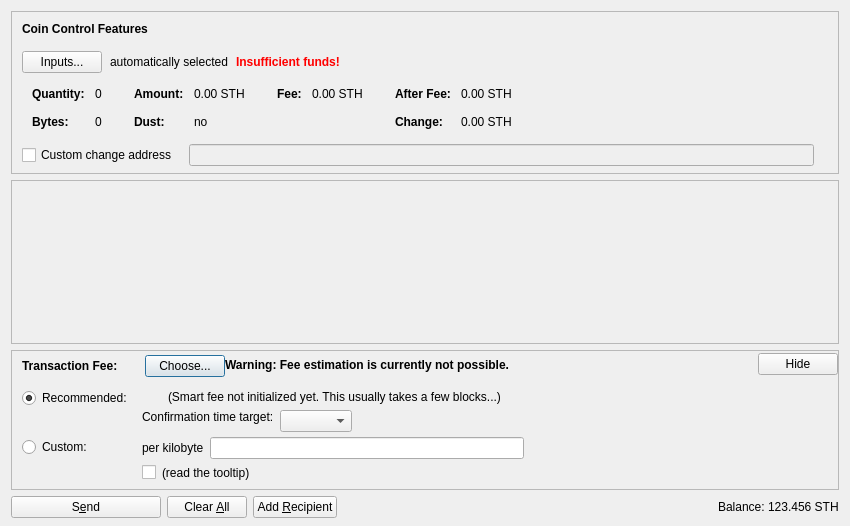
<?xml version="1.0" encoding="UTF-8"?>
<ui version="4.0">
 <class>SendCoinsDialog</class>
 <widget class="QDialog" name="SendCoinsDialog">
  <property name="geometry">
   <rect>
    <x>0</x>
    <y>0</y>
    <width>850</width>
    <height>526</height>
   </rect>
  </property>
  <property name="windowTitle">
   <string>Send Coins</string>
  </property>
  <layout class="QVBoxLayout" name="verticalLayout" stretch="0,1,0,0">
   <property name="bottomMargin">
    <number>8</number>
   </property>
   <item>
    <widget class="QFrame" name="frameCoinControl">
     <property name="sizePolicy">
      <sizepolicy hsizetype="Expanding" vsizetype="Expanding">
       <horstretch>0</horstretch>
       <verstretch>0</verstretch>
      </sizepolicy>
     </property>
     <property name="maximumSize">
      <size>
       <width>16777215</width>
       <height>16777215</height>
      </size>
     </property>
     <property name="frameShape">
      <enum>QFrame::StyledPanel</enum>
     </property>
     <property name="frameShadow">
      <enum>QFrame::Sunken</enum>
     </property>
     <layout class="QVBoxLayout" name="verticalLayoutCoinControl2">
      <property name="spacing">
       <number>0</number>
      </property>
      <property name="leftMargin">
       <number>0</number>
      </property>
      <property name="topMargin">
       <number>0</number>
      </property>
      <property name="rightMargin">
       <number>0</number>
      </property>
      <property name="bottomMargin">
       <number>6</number>
      </property>
      <item>
       <layout class="QVBoxLayout" name="verticalLayoutCoinControl" stretch="0,0,0,0,1">
        <property name="spacing">
         <number>0</number>
        </property>
        <property name="leftMargin">
         <number>10</number>
        </property>
        <property name="topMargin">
         <number>10</number>
        </property>
        <item>
         <layout class="QHBoxLayout" name="horizontalLayoutCoinControl1">
          <property name="bottomMargin">
           <number>15</number>
          </property>
          <item>
           <widget class="QLabel" name="labelCoinControlFeatures">
            <property name="sizePolicy">
             <sizepolicy hsizetype="Preferred" vsizetype="Maximum">
              <horstretch>0</horstretch>
              <verstretch>0</verstretch>
             </sizepolicy>
            </property>
            <property name="font">
             <font>
              <weight>75</weight>
              <bold>true</bold>
             </font>
            </property>
            <property name="styleSheet">
             <string notr="true">font-weight:bold;</string>
            </property>
            <property name="text">
             <string>Coin Control Features</string>
            </property>
           </widget>
          </item>
         </layout>
        </item>
        <item>
         <layout class="QHBoxLayout" name="horizontalLayoutCoinControl2" stretch="0,0,0,0">
          <property name="spacing">
           <number>8</number>
          </property>
          <property name="bottomMargin">
           <number>10</number>
          </property>
          <item>
           <widget class="QPushButton" name="pushButtonCoinControl">
            <property name="styleSheet">
             <string notr="true"/>
            </property>
            <property name="text">
             <string>Inputs...</string>
            </property>
            <property name="autoDefault">
             <bool>false</bool>
            </property>
           </widget>
          </item>
          <item>
           <widget class="QLabel" name="labelCoinControlAutomaticallySelected">
            <property name="text">
             <string>automatically selected</string>
            </property>
            <property name="margin">
             <number>5</number>
            </property>
           </widget>
          </item>
          <item>
           <widget class="QLabel" name="labelCoinControlInsuffFunds">
            <property name="font">
             <font>
              <weight>75</weight>
              <bold>true</bold>
             </font>
            </property>
            <property name="styleSheet">
             <string notr="true">color:red;font-weight:bold;</string>
            </property>
            <property name="text">
             <string>Insufficient funds!</string>
            </property>
            <property name="margin">
             <number>5</number>
            </property>
           </widget>
          </item>
          <item>
           <spacer name="horizontalSpacerCoinControl">
            <property name="orientation">
             <enum>Qt::Horizontal</enum>
            </property>
            <property name="sizeHint" stdset="0">
             <size>
              <width>40</width>
              <height>1</height>
             </size>
            </property>
           </spacer>
          </item>
         </layout>
        </item>
        <item>
         <widget class="QWidget" name="widgetCoinControl" native="true">
          <property name="sizePolicy">
           <sizepolicy hsizetype="Preferred" vsizetype="Preferred">
            <horstretch>0</horstretch>
            <verstretch>0</verstretch>
           </sizepolicy>
          </property>
          <property name="minimumSize">
           <size>
            <width>0</width>
            <height>0</height>
           </size>
          </property>
          <property name="styleSheet">
           <string notr="true"/>
          </property>
          <layout class="QHBoxLayout" name="horizontalLayoutCoinControl5">
           <property name="leftMargin">
            <number>0</number>
           </property>
           <property name="topMargin">
            <number>0</number>
           </property>
           <property name="rightMargin">
            <number>0</number>
           </property>
           <property name="bottomMargin">
            <number>0</number>
           </property>
           <item>
            <layout class="QHBoxLayout" name="horizontalLayoutCoinControl3" stretch="0,0,0,1">
             <property name="spacing">
              <number>20</number>
             </property>
             <property name="topMargin">
              <number>0</number>
             </property>
             <property name="bottomMargin">
              <number>10</number>
             </property>
             <item>
              <layout class="QFormLayout" name="formLayoutCoinControl1">
               <property name="horizontalSpacing">
                <number>10</number>
               </property>
               <property name="verticalSpacing">
                <number>14</number>
               </property>
               <property name="leftMargin">
                <number>10</number>
               </property>
               <property name="topMargin">
                <number>4</number>
               </property>
               <property name="rightMargin">
                <number>6</number>
               </property>
               <item row="0" column="0">
                <widget class="QLabel" name="labelCoinControlQuantityText">
                 <property name="font">
                  <font>
                   <weight>75</weight>
                   <bold>true</bold>
                  </font>
                 </property>
                 <property name="text">
                  <string>Quantity:</string>
                 </property>
                 <property name="margin">
                  <number>0</number>
                 </property>
                </widget>
               </item>
               <item row="0" column="1">
                <widget class="QLabel" name="labelCoinControlQuantity">
                 <property name="cursor">
                  <cursorShape>IBeamCursor</cursorShape>
                 </property>
                 <property name="contextMenuPolicy">
                  <enum>Qt::ActionsContextMenu</enum>
                 </property>
                 <property name="text">
                  <string notr="true">0</string>
                 </property>
                 <property name="margin">
                  <number>0</number>
                 </property>
                 <property name="textInteractionFlags">
                  <set>Qt::LinksAccessibleByMouse|Qt::TextSelectableByKeyboard|Qt::TextSelectableByMouse</set>
                 </property>
                </widget>
               </item>
               <item row="1" column="0">
                <widget class="QLabel" name="labelCoinControlBytesText">
                 <property name="font">
                  <font>
                   <weight>75</weight>
                   <bold>true</bold>
                  </font>
                 </property>
                 <property name="text">
                  <string>Bytes:</string>
                 </property>
                </widget>
               </item>
               <item row="1" column="1">
                <widget class="QLabel" name="labelCoinControlBytes">
                 <property name="cursor">
                  <cursorShape>IBeamCursor</cursorShape>
                 </property>
                 <property name="contextMenuPolicy">
                  <enum>Qt::ActionsContextMenu</enum>
                 </property>
                 <property name="text">
                  <string notr="true">0</string>
                 </property>
                 <property name="textInteractionFlags">
                  <set>Qt::LinksAccessibleByMouse|Qt::TextSelectableByKeyboard|Qt::TextSelectableByMouse</set>
                 </property>
                </widget>
               </item>
              </layout>
             </item>
             <item>
              <layout class="QFormLayout" name="formLayoutCoinControl2">
               <property name="horizontalSpacing">
                <number>10</number>
               </property>
               <property name="verticalSpacing">
                <number>14</number>
               </property>
               <property name="leftMargin">
                <number>6</number>
               </property>
               <property name="topMargin">
                <number>4</number>
               </property>
               <property name="rightMargin">
                <number>6</number>
               </property>
               <item row="0" column="0">
                <widget class="QLabel" name="labelCoinControlAmountText">
                 <property name="font">
                  <font>
                   <weight>75</weight>
                   <bold>true</bold>
                  </font>
                 </property>
                 <property name="text">
                  <string>Amount:</string>
                 </property>
                 <property name="margin">
                  <number>0</number>
                 </property>
                </widget>
               </item>
               <item row="0" column="1">
                <widget class="QLabel" name="labelCoinControlAmount">
                 <property name="cursor">
                  <cursorShape>IBeamCursor</cursorShape>
                 </property>
                 <property name="contextMenuPolicy">
                  <enum>Qt::ActionsContextMenu</enum>
                 </property>
                 <property name="text">
                  <string notr="true">0.00 STH</string>
                 </property>
                 <property name="textInteractionFlags">
                  <set>Qt::LinksAccessibleByMouse|Qt::TextSelectableByKeyboard|Qt::TextSelectableByMouse</set>
                 </property>
                </widget>
               </item>
               <item row="1" column="0">
                <widget class="QLabel" name="labelCoinControlLowOutputText">
                 <property name="font">
                  <font>
                   <weight>75</weight>
                   <bold>true</bold>
                  </font>
                 </property>
                 <property name="text">
                  <string>Dust:</string>
                 </property>
                </widget>
               </item>
               <item row="1" column="1">
                <widget class="QLabel" name="labelCoinControlLowOutput">
                 <property name="cursor">
                  <cursorShape>IBeamCursor</cursorShape>
                 </property>
                 <property name="contextMenuPolicy">
                  <enum>Qt::ActionsContextMenu</enum>
                 </property>
                 <property name="text">
                  <string notr="true">no</string>
                 </property>
                 <property name="textInteractionFlags">
                  <set>Qt::LinksAccessibleByMouse|Qt::TextSelectableByKeyboard|Qt::TextSelectableByMouse</set>
                 </property>
                </widget>
               </item>
              </layout>
             </item>
             <item>
              <layout class="QFormLayout" name="formLayoutCoinControl3">
               <property name="horizontalSpacing">
                <number>10</number>
               </property>
               <property name="verticalSpacing">
                <number>14</number>
               </property>
               <property name="leftMargin">
                <number>6</number>
               </property>
               <property name="topMargin">
                <number>4</number>
               </property>
               <property name="rightMargin">
                <number>6</number>
               </property>
               <item row="0" column="0">
                <widget class="QLabel" name="labelCoinControlFeeText">
                 <property name="font">
                  <font>
                   <weight>75</weight>
                   <bold>true</bold>
                  </font>
                 </property>
                 <property name="text">
                  <string>Fee:</string>
                 </property>
                 <property name="margin">
                  <number>0</number>
                 </property>
                </widget>
               </item>
               <item row="0" column="1">
                <widget class="QLabel" name="labelCoinControlFee">
                 <property name="cursor">
                  <cursorShape>IBeamCursor</cursorShape>
                 </property>
                 <property name="contextMenuPolicy">
                  <enum>Qt::ActionsContextMenu</enum>
                 </property>
                 <property name="text">
                  <string notr="true">0.00 STH</string>
                 </property>
                 <property name="textInteractionFlags">
                  <set>Qt::LinksAccessibleByMouse|Qt::TextSelectableByKeyboard|Qt::TextSelectableByMouse</set>
                 </property>
                </widget>
               </item>
              </layout>
             </item>
             <item>
              <layout class="QFormLayout" name="formLayoutCoinControl4">
               <property name="horizontalSpacing">
                <number>10</number>
               </property>
               <property name="verticalSpacing">
                <number>14</number>
               </property>
               <property name="leftMargin">
                <number>6</number>
               </property>
               <property name="topMargin">
                <number>4</number>
               </property>
               <property name="rightMargin">
                <number>6</number>
               </property>
               <item row="0" column="0">
                <widget class="QLabel" name="labelCoinControlAfterFeeText">
                 <property name="font">
                  <font>
                   <weight>75</weight>
                   <bold>true</bold>
                  </font>
                 </property>
                 <property name="text">
                  <string>After Fee:</string>
                 </property>
                 <property name="margin">
                  <number>0</number>
                 </property>
                </widget>
               </item>
               <item row="0" column="1">
                <widget class="QLabel" name="labelCoinControlAfterFee">
                 <property name="cursor">
                  <cursorShape>IBeamCursor</cursorShape>
                 </property>
                 <property name="contextMenuPolicy">
                  <enum>Qt::ActionsContextMenu</enum>
                 </property>
                 <property name="text">
                  <string notr="true">0.00 STH</string>
                 </property>
                 <property name="textInteractionFlags">
                  <set>Qt::LinksAccessibleByMouse|Qt::TextSelectableByKeyboard|Qt::TextSelectableByMouse</set>
                 </property>
                </widget>
               </item>
               <item row="1" column="0">
                <widget class="QLabel" name="labelCoinControlChangeText">
                 <property name="font">
                  <font>
                   <weight>75</weight>
                   <bold>true</bold>
                  </font>
                 </property>
                 <property name="text">
                  <string>Change:</string>
                 </property>
                </widget>
               </item>
               <item row="1" column="1">
                <widget class="QLabel" name="labelCoinControlChange">
                 <property name="cursor">
                  <cursorShape>IBeamCursor</cursorShape>
                 </property>
                 <property name="contextMenuPolicy">
                  <enum>Qt::ActionsContextMenu</enum>
                 </property>
                 <property name="text">
                  <string notr="true">0.00 STH</string>
                 </property>
                 <property name="textInteractionFlags">
                  <set>Qt::LinksAccessibleByMouse|Qt::TextSelectableByKeyboard|Qt::TextSelectableByMouse</set>
                 </property>
                </widget>
               </item>
              </layout>
             </item>
            </layout>
           </item>
          </layout>
         </widget>
        </item>
        <item>
         <layout class="QHBoxLayout" name="horizontalLayoutCoinControl4" stretch="0,0,0">
          <property name="spacing">
           <number>12</number>
          </property>
          <property name="sizeConstraint">
           <enum>QLayout::SetDefaultConstraint</enum>
          </property>
          <property name="topMargin">
           <number>5</number>
          </property>
          <property name="rightMargin">
           <number>5</number>
          </property>
          <item>
           <widget class="QCheckBox" name="checkBoxCoinControlChange">
            <property name="toolTip">
             <string>If this is activated, but the change address is empty or invalid, change will be sent to a newly generated address.</string>
            </property>
            <property name="text">
             <string>Custom change address</string>
            </property>
           </widget>
          </item>
          <item>
           <widget class="QValidatedLineEdit" name="lineEditCoinControlChange">
            <property name="enabled">
             <bool>false</bool>
            </property>
            <property name="sizePolicy">
             <sizepolicy hsizetype="Expanding" vsizetype="Fixed">
              <horstretch>0</horstretch>
              <verstretch>0</verstretch>
             </sizepolicy>
            </property>
           </widget>
          </item>
          <item>
           <widget class="QLabel" name="labelCoinControlChangeLabel">
            <property name="sizePolicy">
             <sizepolicy hsizetype="Preferred" vsizetype="Expanding">
              <horstretch>0</horstretch>
              <verstretch>0</verstretch>
             </sizepolicy>
            </property>
            <property name="minimumSize">
             <size>
              <width>0</width>
              <height>0</height>
             </size>
            </property>
            <property name="text">
             <string/>
            </property>
            <property name="margin">
             <number>3</number>
            </property>
           </widget>
          </item>
         </layout>
        </item>
        <item>
         <spacer name="verticalSpacerCoinControl">
          <property name="orientation">
           <enum>Qt::Vertical</enum>
          </property>
          <property name="sizeHint" stdset="0">
           <size>
            <width>800</width>
            <height>1</height>
           </size>
          </property>
         </spacer>
        </item>
       </layout>
      </item>
     </layout>
    </widget>
   </item>
   <item>
    <widget class="QScrollArea" name="scrollArea">
     <property name="widgetResizable">
      <bool>true</bool>
     </property>
     <widget class="QWidget" name="scrollAreaWidgetContents">
      <property name="geometry">
       <rect>
        <x>0</x>
        <y>0</y>
        <width>830</width>
        <height>104</height>
       </rect>
      </property>
      <layout class="QVBoxLayout" name="verticalLayout_2" stretch="0,1">
       <property name="leftMargin">
        <number>0</number>
       </property>
       <property name="topMargin">
        <number>0</number>
       </property>
       <property name="rightMargin">
        <number>0</number>
       </property>
       <property name="bottomMargin">
        <number>0</number>
       </property>
       <item>
        <layout class="QVBoxLayout" name="entries">
         <property name="spacing">
          <number>6</number>
         </property>
        </layout>
       </item>
       <item>
        <spacer name="verticalSpacer">
         <property name="orientation">
          <enum>Qt::Vertical</enum>
         </property>
         <property name="sizeHint" stdset="0">
          <size>
           <width>20</width>
           <height>40</height>
          </size>
         </property>
        </spacer>
       </item>
      </layout>
     </widget>
    </widget>
   </item>
   <item>
    <widget class="QFrame" name="frameFee">
     <property name="sizePolicy">
      <sizepolicy hsizetype="Expanding" vsizetype="Expanding">
       <horstretch>0</horstretch>
       <verstretch>0</verstretch>
      </sizepolicy>
     </property>
     <property name="maximumSize">
      <size>
       <width>16777215</width>
       <height>16777215</height>
      </size>
     </property>
     <property name="frameShape">
      <enum>QFrame::StyledPanel</enum>
     </property>
     <property name="frameShadow">
      <enum>QFrame::Sunken</enum>
     </property>
     <layout class="QVBoxLayout" name="verticalLayoutFee1">
      <property name="spacing">
       <number>0</number>
      </property>
      <property name="leftMargin">
       <number>0</number>
      </property>
      <property name="topMargin">
       <number>0</number>
      </property>
      <property name="rightMargin">
       <number>0</number>
      </property>
      <property name="bottomMargin">
       <number>0</number>
      </property>
      <item>
       <layout class="QVBoxLayout" name="verticalLayoutFee2" stretch="0,0,0">
        <property name="spacing">
         <number>0</number>
        </property>
        <property name="leftMargin">
         <number>10</number>
        </property>
        <property name="topMargin">
         <number>0</number>
        </property>
        <item>
         <layout class="QHBoxLayout" name="horizontalLayoutFee1">
          <property name="bottomMargin">
           <number>0</number>
          </property>
          <item>
           <layout class="QVBoxLayout" name="verticalLayoutFee7">
            <property name="spacing">
             <number>0</number>
            </property>
            <item>
             <spacer name="verticalSpacerSmartFee">
              <property name="orientation">
               <enum>Qt::Vertical</enum>
              </property>
              <property name="sizeType">
               <enum>QSizePolicy::Fixed</enum>
              </property>
              <property name="sizeHint" stdset="0">
               <size>
                <width>1</width>
                <height>4</height>
               </size>
              </property>
             </spacer>
            </item>
            <item>
             <layout class="QHBoxLayout" name="horizontalLayoutSmartFee">
              <property name="spacing">
               <number>10</number>
              </property>
              <item>
               <widget class="QLabel" name="labelFeeHeadline">
                <property name="sizePolicy">
                 <sizepolicy hsizetype="Preferred" vsizetype="Maximum">
                  <horstretch>0</horstretch>
                  <verstretch>0</verstretch>
                 </sizepolicy>
                </property>
                <property name="font">
                 <font>
                  <weight>75</weight>
                  <bold>true</bold>
                 </font>
                </property>
                <property name="styleSheet">
                 <string notr="true">font-weight:bold;</string>
                </property>
                <property name="text">
                 <string>Transaction Fee:</string>
                </property>
               </widget>
              </item>
              <item>
               <widget class="QLabel" name="labelFeeMinimized">
                <property name="text">
                 <string/>
                </property>
               </widget>
              </item>
              <item>
               <widget class="QPushButton" name="buttonChooseFee">
                <property name="text">
                 <string>Choose...</string>
                </property>
               </widget>
              </item>
             </layout>
            </item>
            <item>
             <spacer name="verticalSpacer_5">
              <property name="orientation">
               <enum>Qt::Vertical</enum>
              </property>
              <property name="sizeHint" stdset="0">
               <size>
                <width>1</width>
                <height>1</height>
               </size>
              </property>
             </spacer>
            </item>
           </layout>
          </item>
          <item>
           <widget class="QLabel" name="fallbackFeeWarningLabel">
            <property name="toolTip">
             <string>Using the fallbackfee can result in sending a transaction that will take several hours or days (or never) to confirm. Consider choosing your fee manually or wait until you have validated the complete chain.</string>
            </property>
            <property name="font">
            <font>
                <weight>75</weight>
                <bold>true</bold>
            </font>
            </property>
            <property name="text">
             <string>Warning: Fee estimation is currently not possible.</string>
            </property>
            <property name="wordWrap">
             <bool>false</bool>
            </property>
           </widget>
          </item>
          <item>
           <spacer name="horizontalSpacer_4">
            <property name="orientation">
             <enum>Qt::Horizontal</enum>
            </property>
            <property name="sizeType">
             <enum>QSizePolicy::MinimumExpanding</enum>
            </property>
            <property name="sizeHint" stdset="0">
             <size>
              <width>40</width>
              <height>20</height>
             </size>
            </property>
           </spacer>
          </item>
          <item>
           <widget class="QPushButton" name="buttonMinimizeFee">
            <property name="toolTip">
             <string>collapse fee-settings</string>
            </property>
            <property name="text">
             <string>Hide</string>
            </property>
           </widget>
          </item>
         </layout>
        </item>
        <item>
         <widget class="QFrame" name="frameFeeSelection">
          <layout class="QVBoxLayout" name="verticalLayoutFee12">
           <property name="spacing">
            <number>0</number>
           </property>
           <property name="leftMargin">
            <number>0</number>
           </property>
           <property name="topMargin">
            <number>0</number>
           </property>
           <property name="rightMargin">
            <number>0</number>
           </property>
           <property name="bottomMargin">
            <number>0</number>
           </property>
           <item>
            <layout class="QGridLayout" name="gridLayoutFee">
             <property name="topMargin">
              <number>10</number>
             </property>
             <property name="bottomMargin">
              <number>4</number>
             </property>
             <property name="horizontalSpacing">
              <number>10</number>
             </property>
             <property name="verticalSpacing">
              <number>4</number>
             </property>
             <item row="1" column="1">
              <layout class="QVBoxLayout" name="verticalLayoutFee8">
               <property name="spacing">
                <number>6</number>
               </property>
               <item>
                <layout class="QHBoxLayout" name="horizontalLayoutFee13">
                 <item>
                  <widget class="QLabel" name="labelCustomPerKilobyte">
                   <property name="toolTip">
                    <string>Specify a custom fee per kB (1,000 bytes) of the transaction's virtual size.

Note:  Since the fee is calculated on a per-byte basis, a fee of "100 satoshis per kB" for a transaction size of 500 bytes (half of 1 kB) would ultimately yield a fee of only 50 satoshis.</string>
                   </property>
                   <property name="text">
                    <string>per kilobyte</string>
                   </property>
                  </widget>
                 </item>
                 <item>
                  <widget class="BitcoinAmountField" name="customFee"/>
                 </item>
                 <item>
                  <spacer name="horizontalSpacer_6">
                   <property name="orientation">
                    <enum>Qt::Horizontal</enum>
                   </property>
                   <property name="sizeHint" stdset="0">
                    <size>
                     <width>1</width>
                     <height>1</height>
                    </size>
                   </property>
                  </spacer>
                 </item>
                </layout>
               </item>
               <item>
                <layout class="QHBoxLayout" name="horizontalLayoutFee8">
                 <item>
                  <widget class="QCheckBox" name="checkBoxMinimumFee">
                   <property name="toolTip">
                    <string>Paying only the minimum fee is just fine as long as there is less transaction volume than space in the blocks. But be aware that this can end up in a never confirming transaction once there is more demand for shieldcoin transactions than the network can process.</string>
                   </property>
                   <property name="text">
                    <string/>
                   </property>
                  </widget>
                 </item>
                 <item>
                  <widget class="QLabel" name="labelMinFeeWarning">
                   <property name="enabled">
                    <bool>true</bool>
                   </property>
                   <property name="toolTip">
                    <string>Paying only the minimum fee is just fine as long as there is less transaction volume than space in the blocks. But be aware that this can end up in a never confirming transaction once there is more demand for shieldcoin transactions than the network can process.</string>
                   </property>
                   <property name="text">
                    <string>(read the tooltip)</string>
                   </property>
                   <property name="margin">
                    <number>5</number>
                   </property>
                  </widget>
                 </item>
                 <item>
                  <spacer name="horizontalSpacer_2">
                   <property name="orientation">
                    <enum>Qt::Horizontal</enum>
                   </property>
                   <property name="sizeHint" stdset="0">
                    <size>
                     <width>1</width>
                     <height>1</height>
                    </size>
                   </property>
                  </spacer>
                 </item>
                </layout>
               </item>
              </layout>
             </item>
             <item row="0" column="0">
              <layout class="QVBoxLayout" name="verticalLayoutFee4" stretch="0,1">
               <item>
                <widget class="QRadioButton" name="radioSmartFee">
                 <property name="text">
                  <string>Recommended:</string>
                 </property>
                 <property name="checked">
                  <bool>true</bool>
                 </property>
                 <attribute name="buttonGroup">
                  <string notr="true">groupFee</string>
                 </attribute>
                </widget>
               </item>
               <item>
                <spacer name="verticalSpacer_2">
                 <property name="orientation">
                  <enum>Qt::Vertical</enum>
                 </property>
                 <property name="sizeHint" stdset="0">
                  <size>
                   <width>1</width>
                   <height>1</height>
                  </size>
                 </property>
                </spacer>
               </item>
              </layout>
             </item>
             <item row="1" column="0">
              <layout class="QVBoxLayout" name="verticalLayoutFee9" stretch="0,1">
               <item>
                <widget class="QRadioButton" name="radioCustomFee">
                 <property name="text">
                  <string>Custom:</string>
                 </property>
                 <attribute name="buttonGroup">
                  <string notr="true">groupFee</string>
                 </attribute>
                </widget>
               </item>
               <item>
                <spacer name="verticalSpacer_6">
                 <property name="orientation">
                  <enum>Qt::Vertical</enum>
                 </property>
                 <property name="sizeHint" stdset="0">
                  <size>
                   <width>1</width>
                   <height>1</height>
                  </size>
                 </property>
                </spacer>
               </item>
              </layout>
             </item>
             <item row="0" column="1">
              <layout class="QVBoxLayout" name="verticalLayoutFee3" stretch="0,0,1">
               <property name="spacing">
                <number>6</number>
               </property>
               <property name="topMargin">
                <number>2</number>
               </property>
               <item>
                <layout class="QHBoxLayout" name="horizontalLayoutFee12">
                 <item>
                  <widget class="QLabel" name="labelSmartFee">
                   <property name="text">
                    <string/>
                   </property>
                   <property name="margin">
                    <number>2</number>
                   </property>
                  </widget>
                 </item>
                 <item>
                  <widget class="QLabel" name="labelFeeEstimation">
                   <property name="text">
                    <string/>
                   </property>
                  </widget>
                 </item>
                 <item>
                  <widget class="QLabel" name="labelSmartFee2">
                   <property name="text">
                    <string>(Smart fee not initialized yet. This usually takes a few blocks...)</string>
                   </property>
                   <property name="margin">
                    <number>2</number>
                   </property>
                  </widget>
                 </item>
                 <item>
                  <spacer name="horizontalSpacer_5">
                   <property name="orientation">
                    <enum>Qt::Horizontal</enum>
                   </property>
                   <property name="sizeHint" stdset="0">
                    <size>
                     <width>1</width>
                     <height>1</height>
                    </size>
                   </property>
                  </spacer>
                 </item>
                </layout>
               </item>
               <item>
                <layout class="QHBoxLayout" name="horizontalLayoutFee9">
                 <item>
                  <layout class="QVBoxLayout" name="verticalLayoutFee6">
                   <item>
                    <widget class="QLabel" name="labelSmartFee3">
                     <property name="text">
                      <string>Confirmation time target:</string>
                     </property>
                     <property name="margin">
                      <number>2</number>
                     </property>
                    </widget>
                   </item>
                   <item>
                    <spacer name="verticalSpacer_3">
                     <property name="orientation">
                      <enum>Qt::Vertical</enum>
                     </property>
                     <property name="sizeHint" stdset="0">
                      <size>
                       <width>1</width>
                       <height>1</height>
                      </size>
                     </property>
                    </spacer>
                   </item>
                  </layout>
                 </item>
                 <item>
                  <layout class="QVBoxLayout" name="verticalLayoutFee5">
                   <property name="rightMargin">
                    <number>30</number>
                   </property>
                   <item>
                    <layout class="QHBoxLayout" name="horizontalLayoutConfTarget">
                     <property name="bottomMargin">
                      <number>0</number>
                     </property>
                     <item>
                      <widget class="QComboBox" name="confTargetSelector"/>
                     </item>
                     <item>
                      <spacer name="horizontalSpacerConfTarget">
                       <property name="orientation">
                        <enum>Qt::Horizontal</enum>
                       </property>
                       <property name="sizeHint" stdset="0">
                        <size>
                         <width>40</width>
                         <height>20</height>
                        </size>
                       </property>
                      </spacer>
                     </item>
                    </layout>
                   </item>
                  </layout>
                 </item>
                </layout>
               </item>
               <item>
                <spacer name="verticalSpacer_4">
                 <property name="orientation">
                  <enum>Qt::Vertical</enum>
                 </property>
                 <property name="sizeHint" stdset="0">
                  <size>
                   <width>1</width>
                   <height>1</height>
                  </size>
                 </property>
                </spacer>
               </item>
              </layout>
             </item>
            </layout>
           </item>
          </layout>
         </widget>
        </item>
        <item>
         <spacer name="verticalSpacerFee">
          <property name="orientation">
           <enum>Qt::Vertical</enum>
          </property>
          <property name="sizeHint" stdset="0">
           <size>
            <width>40</width>
            <height>5</height>
           </size>
          </property>
         </spacer>
        </item>
       </layout>
      </item>
     </layout>
    </widget>
   </item>
   <item>
    <layout class="QHBoxLayout" name="horizontalLayout">
     <item>
      <widget class="QPushButton" name="sendButton">
       <property name="minimumSize">
        <size>
         <width>150</width>
         <height>0</height>
        </size>
       </property>
       <property name="toolTip">
        <string>Confirm the send action</string>
       </property>
       <property name="text">
        <string>S&amp;end</string>
       </property>
       <property name="icon">
        <iconset resource="../bitcoin.qrc">
         <normaloff>:/icons/send</normaloff>:/icons/send</iconset>
       </property>
       <property name="autoDefault">
        <bool>false</bool>
       </property>
       <property name="default">
        <bool>false</bool>
       </property>
      </widget>
     </item>
     <item>
      <widget class="QPushButton" name="clearButton">
       <property name="sizePolicy">
        <sizepolicy hsizetype="Minimum" vsizetype="Fixed">
         <horstretch>0</horstretch>
         <verstretch>0</verstretch>
        </sizepolicy>
       </property>
       <property name="toolTip">
        <string>Clear all fields of the form.</string>
       </property>
       <property name="text">
        <string>Clear &amp;All</string>
       </property>
       <property name="icon">
        <iconset resource="../bitcoin.qrc">
         <normaloff>:/icons/remove</normaloff>:/icons/remove</iconset>
       </property>
       <property name="autoDefault">
        <bool>false</bool>
       </property>
      </widget>
     </item>
     <item>
      <widget class="QPushButton" name="addButton">
       <property name="toolTip">
        <string>Send to multiple recipients at once</string>
       </property>
       <property name="text">
        <string>Add &amp;Recipient</string>
       </property>
       <property name="icon">
        <iconset resource="../bitcoin.qrc">
         <normaloff>:/icons/add</normaloff>:/icons/add</iconset>
       </property>
       <property name="autoDefault">
        <bool>false</bool>
       </property>
      </widget>
     </item>
     <item>
      <spacer name="horizontalSpacer">
       <property name="orientation">
        <enum>Qt::Horizontal</enum>
       </property>
       <property name="sizeHint" stdset="0">
        <size>
         <width>40</width>
         <height>20</height>
        </size>
       </property>
      </spacer>
     </item>
     <item>
      <layout class="QHBoxLayout" name="horizontalLayout_2">
       <property name="spacing">
        <number>3</number>
       </property>
       <item>
        <widget class="QLabel" name="label">
         <property name="sizePolicy">
          <sizepolicy hsizetype="Preferred" vsizetype="Fixed">
           <horstretch>0</horstretch>
           <verstretch>0</verstretch>
          </sizepolicy>
         </property>
         <property name="text">
          <string>Balance:</string>
         </property>
        </widget>
       </item>
       <item>
        <widget class="QLabel" name="labelBalance">
         <property name="sizePolicy">
          <sizepolicy hsizetype="Preferred" vsizetype="Fixed">
           <horstretch>0</horstretch>
           <verstretch>0</verstretch>
          </sizepolicy>
         </property>
         <property name="cursor">
          <cursorShape>IBeamCursor</cursorShape>
         </property>
         <property name="text">
          <string notr="true">123.456 STH</string>
         </property>
         <property name="textInteractionFlags">
          <set>Qt::LinksAccessibleByMouse|Qt::TextSelectableByKeyboard|Qt::TextSelectableByMouse</set>
         </property>
        </widget>
       </item>
      </layout>
     </item>
    </layout>
   </item>
  </layout>
 </widget>
 <customwidgets>
  <customwidget>
   <class>QValidatedLineEdit</class>
   <extends>QLineEdit</extends>
   <header>qt/qvalidatedlineedit.h</header>
  </customwidget>
  <customwidget>
   <class>BitcoinAmountField</class>
   <extends>QLineEdit</extends>
   <header>qt/bitcoinamountfield.h</header>
   <container>1</container>
  </customwidget>
 </customwidgets>
 <resources>
  <include location="../bitcoin.qrc"/>
 </resources>
 <connections/>
 <buttongroups>
  <buttongroup name="groupFee"/>
 </buttongroups>
</ui>
